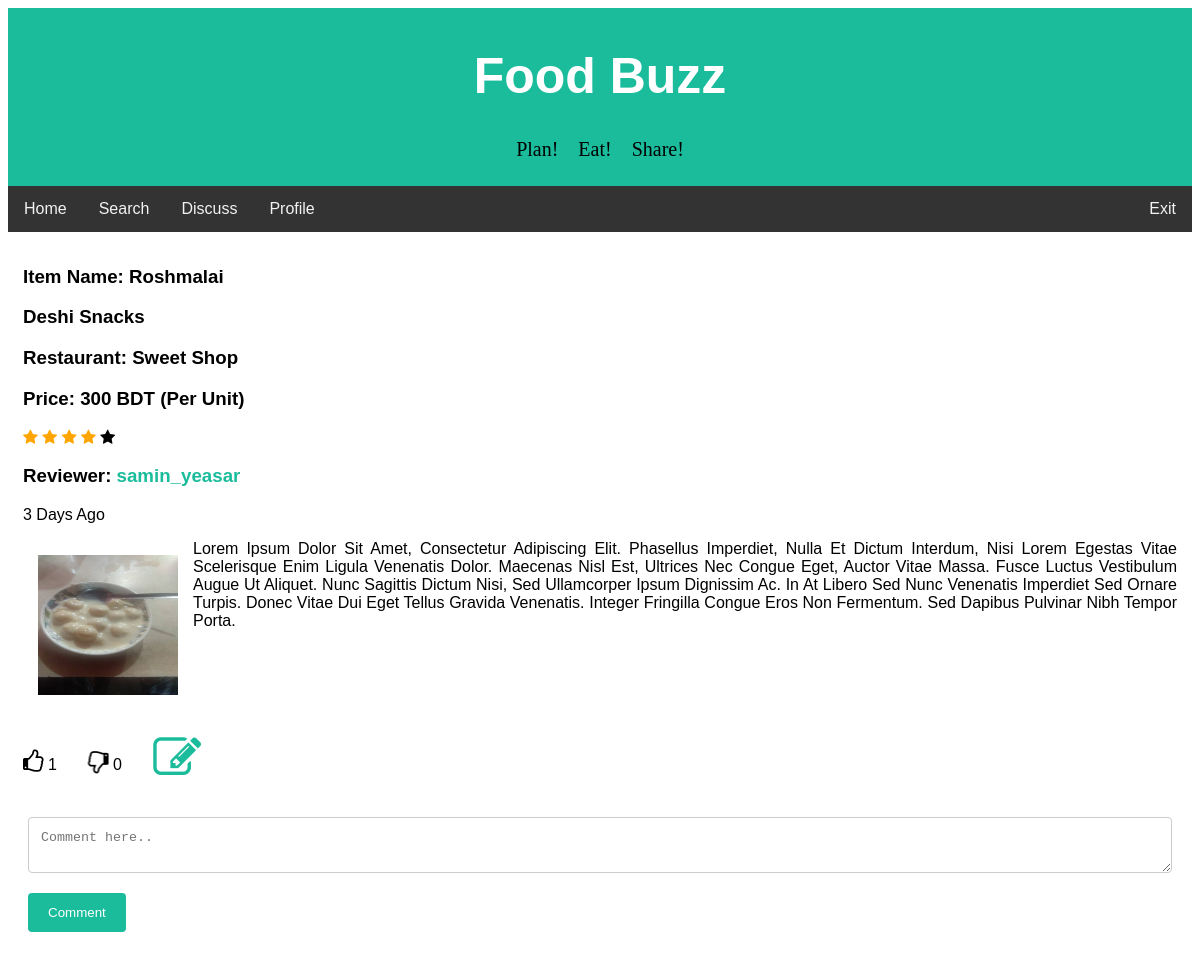
The page /foodbuzz/full_review.php?review_id=9 (signed in) on the database its author committed.
### tables this page shows
CREATE TABLE `review` (
  `review_id` int(20) NOT NULL,
  `user_id` int(11) NOT NULL,
  `item_name` varchar(50) NOT NULL,
  `restaurant` varchar(50) NOT NULL,
  `district` varchar(50) NOT NULL,
  `rating` int(3) NOT NULL,
  `price` int(10) NOT NULL,
  `meal_type` varchar(20) NOT NULL,
  `cuisine` varchar(20) NOT NULL,
  `description` text NOT NULL,
  `upvote` int(100) NOT NULL,
  `downvote` int(100) NOT NULL,
  `edit_count` int(5) NOT NULL,
  `review_time` datetime DEFAULT NULL,
  `img_url` text NOT NULL
);

CREATE TABLE `users` (
  `id` int(11) NOT NULL,
  `first_name` varchar(25) NOT NULL,
  `last_name` varchar(25) NOT NULL,
  `username` varchar(50) NOT NULL,
  `email` varchar(100) NOT NULL,
  `password` varchar(256) NOT NULL,
  `signup_date` date NOT NULL,
  `profile_pic` varchar(156) NOT NULL,
  `district` varchar(100) NOT NULL,
  `list_count` int(11) NOT NULL
);

### foodbuzz/handlers/full_review_handler.php (called while the page is built, shortened)
<?php
require 'config/config.php';
if(isset($_SESSION['username'])){
    $userLoggedIn = $_SESSION['username'];
    $user_details_query = mysqli_query($con, "SELECT * FROM users WHERE username='$userLoggedIn'");
    $user = mysqli_fetch_array($user_details_query);
}
else {
    header("Location: index.php");
}
$user_id = $user['id'];
function getLikes($id)
{
    global $con;
    $sql = "SELECT COUNT(*) FROM rating_info
            WHERE post_id = $id AND rating_action='like'";
    $rs = mysqli_query($con, $sql);
    $result = mysqli_fetch_array($rs);
    return $result[0];
}
function getDislikes($id)
{
    global $con;
    $sql = "SELECT COUNT(*) FROM rating_info
            WHERE post_id = $id AND rating_action='dislike'";
    $rs = mysqli_query($con, $sql);
    $result = mysqli_fetch_array($rs);
    return $result[0];
}
function userLiked($post_id)
{
  global $con;
  global $user_id;
  $sql = "SELECT * FROM rating_info WHERE user_id=$user_id
  		  AND post_id=$post_id AND rating_action='like'";
  $result = mysqli_query($con, $sql);
  if (mysqli_num_rows($result) > 0) {
  	return true;
  }
  else{
  	return false;
  }
}
function userDisliked($post_id)
{
  global $con;
  global $user_id;
  $sql = "SELECT * FROM rating_info WHERE user_id=$user_id
  		  AND post_id=$post_id AND rating_action='dislike'";
  $result = mysqli_query($con, $sql);
  if (mysqli_num_rows($result) > 0) {
  	return true;
  }
  else{
  	return false;
  }
}
$review_id = $_GET['review_id'];
$review_details_query = mysqli_query($con, "SELECT * FROM review WHERE review_id='$review_id'");
$review_row = mysqli_fetch_array($review_details_query);
$profile_id = $review_row['user_id'];
$profile_details_query = mysqli_query($con, "SELECT * FROM users WHERE id='$profile_id'");
$profile_row = mysqli_fetch_array($profile_details_query);
?>

### foodbuzz/config/config.php (called while the page is built, shortened)
<?php
function yeasarTimeMessage($post_time) {
    $date_time_now = date("Y-m-d H:i:s");
    $start_date= new DateTime($post_time);
    $end_date = new DateTime($date_time_now);
    $interval = $start_date->diff($end_date);
    if($interval->y >= 1) {
        if($interval == 1)
            $time_message = $interval->y." year ago";
        else
            $time_message = $interval->y." years ago";
    }
    elseif($interval->d >= 1) {
        if($interval->d == 1) {
            $time_message = "Yesterday";
        }
        else {
            $time_message = $interval->d. " days ago";
        }
    }
    return $time_message;
}
?>

### foodbuzz/full_review.php (the view, shortened to what this page needs)
<?php
require 'handlers/full_review_handler.php';
?>
<!DOCTYPE html>
<html>
<head>
<link rel="stylesheet" href="https://cdnjs.cloudflare.com/ajax/libs/font-awesome/4.7.0/css/font-awesome.min.css">
<link rel="stylesheet" href="css/fullreview.css">
</head>
<body>
<div class="header">
  <h1>Food Buzz</h1>
  <pre style= "font-family:verdana; font-size: 20px;">Plan!    Eat!    Share!</pre>
</div>
<div class="topnav" id="navbar">
  <a href="home.php">Home</a>
  <a href="search.php">Search</a>
  <a href="discuss.php">Discuss</a>
  <a href="profile.php?profileId=<?php echo$user['id']; ?>">Profile</a>
  <a href="handlers/logout.php" style="float:right">Exit</a>
</div>
<div class="div_home clearfix" style="text-transform:capitalize">
    <h3>Item name: <?php echo $review_row['item_name'] ?></h3>
    <h3> <?php echo $review_row['cuisine']." ".$review_row['meal_type'] ?></h3>
    <h3>Restaurant: <?php echo $review_row['restaurant'] ?></h3>
    <h3>Price: <?php echo $review_row['price'] ?> BDT (per unit)</h3>
    <?php $star_value = $review_row['rating']; ?>
    <span class="fa fa-star <?php if($star_value >= 1) echo "checked"; ?>"></span>
    <span class="fa fa-star <?php if($star_value >= 2) echo "checked"; ?>"></span>
    <span class="fa fa-star <?php if($star_value >= 3) echo "checked"; ?>"></span>
    <span class="fa fa-star <?php if($star_value >= 3) echo "checked"; ?>"></span>
    <span class="fa fa-star <?php if($star_value >= 5) echo "checked"; ?>"></span>
    <h3 style="text-transform:none;">Reviewer: <a href="profile.php?profileId=<?php echo $profile_row['id']; ?>"> <?php echo $profile_row['username']; ?> </a>  </h3>
    <p><?php echo yeasarTimeMessage($review_row['review_time']); ?></p>
    <a href="uploads/<?php echo $review_row['img_url']?>"><img class="img_home" src="uploads/<?php echo $review_row['img_url']?>" width="170" height="170"></a>
    <p style="text-align:justify;">
      <?php
        $reviewText = $review_row['description'];
        echo "$reviewText";
      ?>
    </p>
</div>
<div class="div_home clearfix">
  <div>
    <i
      <?php if(userLiked($review_row['review_id'])): ?>
        class="fa fa-thumbs-up like-btn"
      <?php else: ?>
        class="fa fa-thumbs-o-up like-btn"
      <?php endif ?>
    data-id="<?php echo $review_row['review_id'] ?>"></i>
    <span class="likes"><?php echo getLikes($review_row['review_id']); ?></span>
    <i
      <?php if(userDisliked($review_row['review_id'])): ?>
        class="fa fa-thumbs-down dislike-btn"
      <?php else: ?>
        class="fa fa-thumbs-o-down dislike-btn"
      <?php endif ?>
    data-id="<?php echo $review_row['review_id'] ?>"></i>
    <span class="dislikes"><?php echo getDislikes($review_row['review_id']);?></span>
    <?php if ($review_row['user_id'] == $user_id) { ?>
    <a href="edit_review.php?review_id=<?php echo $review_id ?>"><i class='fa fa-edit fa-lg'></i></a>
    <?php } ?>
    </div>
</div>
<div class="container">
  <form action="full_review.php?review_id=<?php echo $review_row['review_id'];?>" method="POST">
    <textarea id="comment_text" name="comment_text" placeholder="Comment here.." rows="2" ></textarea>
    <input type="submit" name="comment" value="Comment">
  </form>
</div>
</body>
</html>

### foodbuzz/css/fullreview.css (style rules this page uses)
body { font-family: Arial, Helvetica, sans-serif; }
* { box-sizing: border-box; }
input[type=text], input[type=number], input[type=file], select, textarea { width: 100%; padding: 12px; border: 1px solid #ccc; border-radius: 4px; box-sizing: border-box; margin-top: 6px; margin-bottom: 16px; resize: vertical; }
input[type=submit] { background-color: #1abc9c; color: white; padding: 12px 20px; border: none; border-radius: 4px; cursor: pointer; }
.checked { color: orange; }
a:link,:visited { text-decoration: none; color:#1abc9c; }
.div_home { background-color: white; padding: 15px; }
.img_home { float: left; padding: 15px; }
.clearfix { overflow: auto; }
.fa-thumbs-down, .fa-thumbs-o-down, .fa-thumbs-up, .fa-thumbs-o-up { font-size: 1.5em; }
.fa-thumbs-down, .fa-thumbs-o-down { transform:rotateY(180deg); }
.fa-edit { font-size: 3em; }
.container { border-radius: 5px; background-color: #ffff; padding: 20px; }
.header { padding: 5px; text-align: center; background: #1abc9c; }
.header h1 { font-size: 50px; color: white; }
.topnav { overflow: hidden; background-color: #333; }
.topnav a { float: left; display: block; color: #f2f2f2; text-align: center; padding: 14px 16px; text-decoration: none; }

### rows shown on the page
review: item_name "Roshmalai", cuisine "Deshi", meal_type "Snacks", restaurant "Sweet Shop", price "300", review_time "3 Days Ago", img_url (picture), description "Lorem Ipsum Dolor Sit Amet, Consectetur Adipiscing Elit. Phasellus Imperdiet, Nulla Et Dictum Interdum, Nisi Lorem Egestas Vitae Scelerisque Enim Ligula Venenatis Dolor. Maecenas Nisl Est, Ultrices Nec Congue Eget, Auctor Vitae Massa. Fusce Luctus Vestibulum Augue Ut Aliquet. Nunc Sagittis Dictum Nisi, Sed Ullamcorper Ipsum Dignissim Ac. In At Libero Sed Nunc Venenatis Imperdiet Sed Ornare Turpis. Donec Vitae Dui Eget Tellus Gravida Venenatis. Integer Fringilla Congue Eros Non Fermentum. Sed Dapibus Pulvinar Nibh Tempor Porta."
users: username "samin_yeasar"

### other values the page prints
getLikes($review_row['review_id']) "1"
getDislikes($review_row['review_id']) "0"
